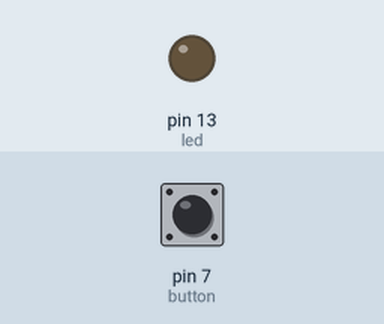
The sketch below on a simulated Arduino Uno, built with avr-gcc and run on an emulated ATmega328P. Parts: output pins drawn as LEDs (lit = HIGH). The inputs (shaded band) are chosen by the test bench; at power-on: pin 7 (button) HIGH.

Above: at 2.8 s.
2.9 s: pin 7 (button) pulled LOW for 1.2 s
At 3.3 s:
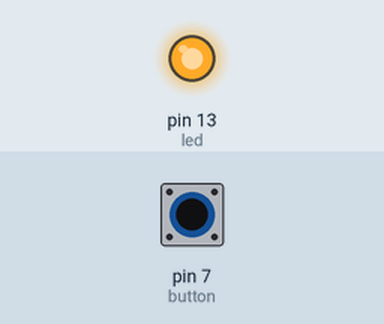
6.5 s: pin 7 (button) pulled LOW for 3.2 s
At 11.0 s:
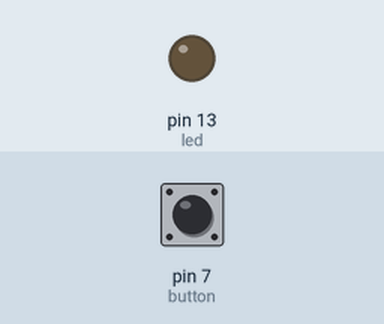
Timing chart, 0 to 12.5 s (numbered marks = the images above; inputs shaded):
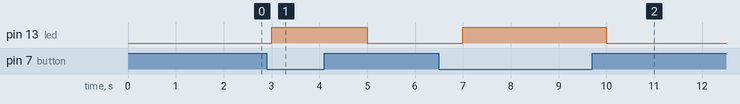

The sketch:

button.ino
```cpp
int button = 7;
int led = 13;

void setup() {
  pinMode(led, OUTPUT);
  pinMode(button, INPUT_PULLUP);
  digitalWrite(led,LOW);
}

void loop() {
  int r = digitalRead(button); // HIGH when not pressed, LOW when pressed

  if (r == LOW) {       // button pressed
    digitalWrite(led, HIGH);
  } else {                // button released
    digitalWrite(led, LOW);
  }

  delay(1000);
   }
```

Measured:
- after the input at 2.9 s, pin 13 (led): LOW → HIGH after 0.10 s, → LOW 2.0 s later
- after the input at 6.5 s, pin 13 (led): LOW → HIGH after 0.50 s, → LOW 3.0 s later
